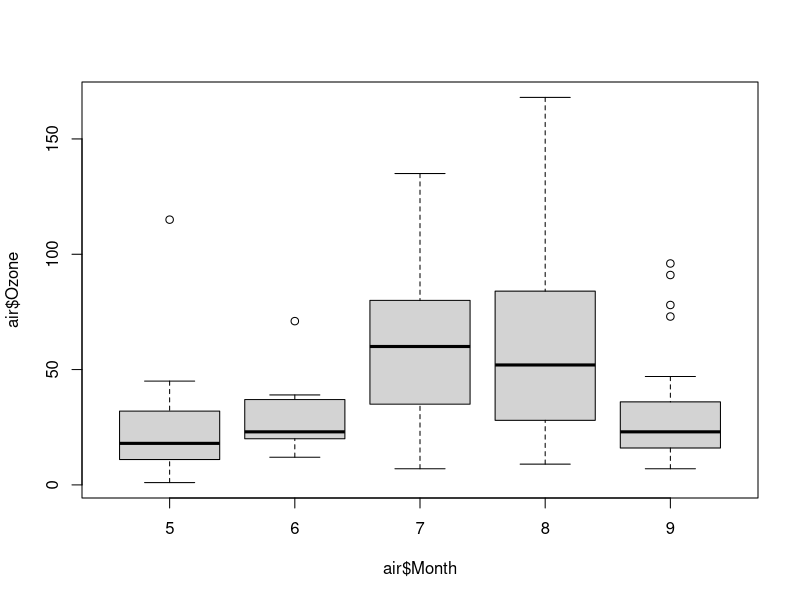
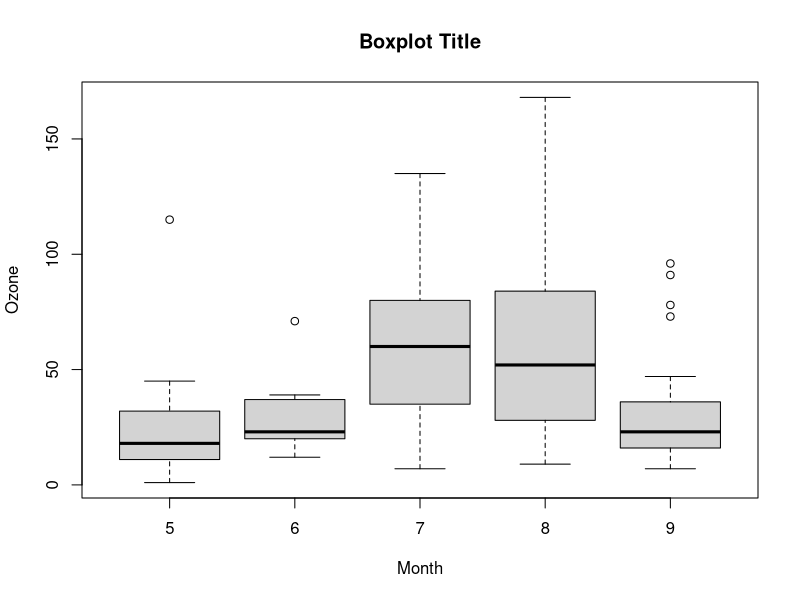
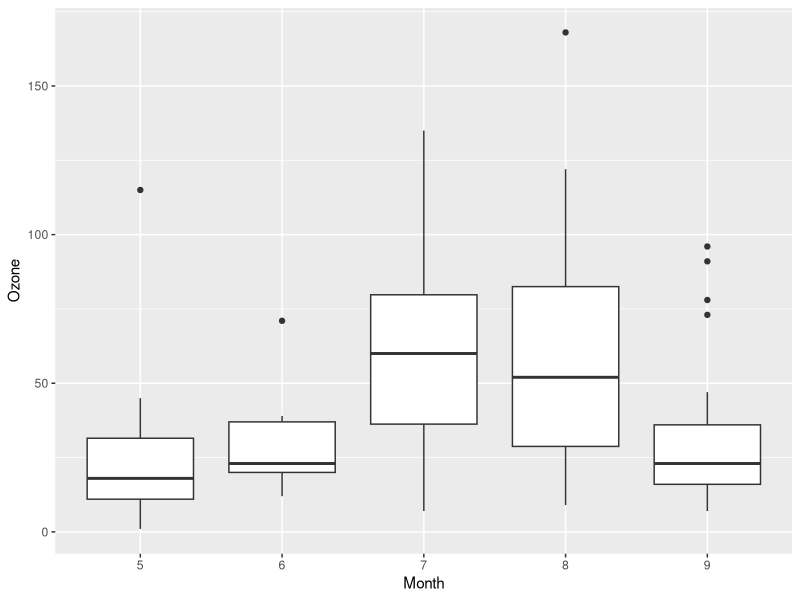
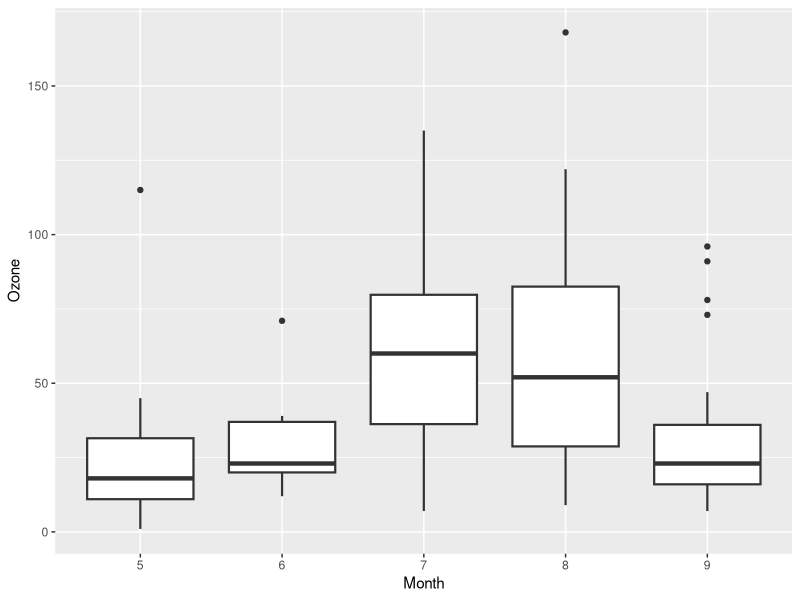

Recreate these plots in R, in order. (Note: this script raises an error after producing the figures.)
#load data, in this case using example data from R
air<-airquality
#add another categorical variable to the data
air$Temp_cat<-air$Temp<75

#most basic boxplot by group
boxplot(air$Ozone~air$Month)
#basic boxplot with labels
boxplot(air$Ozone~air$Month, main='Boxplot Title', xlab='Month', ylab='Ozone')



library(ggplot2)

# ggplot needs all factors to be defined as factors
air$Month<-as.factor(air$Month)

# most basic ggplot boxplot by group
ggplot(data=air, aes(y=Ozone, x=Month)) + geom_boxplot()
# make outines thicker
ggplot(air, aes(x = Month, y = Ozone))+geom_boxplot(size = .75)
# plot jittered points on top of boxplots
ggplot(qhest, aes(x = Q10_6, y = age))+geom_boxplot(size = .75) +geom_jitter(alpha = .5)
# color coded
ggplot(data=air, aes(y=Ozone, x=Month, fill=Month)) + geom_boxplot()
# choose your own colors
ggplot(data=air, aes(y=Ozone, x=Month, fill=Month)) + geom_boxplot()+
  scale_fill_manual(values=c('#f6546a','#c0d6e4','#088da5','#fa8072','#40e0d0'))
# add or change labels
ggplot(data=air, aes(y=Ozone, x=Month, fill=Month)) + geom_boxplot()+
  labs(title="Plot of Ozone across Months", y = "Ozone (ppb)") 
# change legend location
ggplot(data=air, aes(y=Ozone, x=Month, fill=Month)) + geom_boxplot()+
  theme(legend.position="bottom")
# delete legend
ggplot(data=air, aes(y=Ozone, x=Month, fill=Month)) + geom_boxplot()+
  theme(legend.position="none")
# change size of all font
ggplot(data=air, aes(y=Ozone, x=Month, fill=Month)) + geom_boxplot()+
  theme(legend.position="none",text = element_text(size = 24))
# change angle of font
ggplot(data=air, aes(y=Ozone, x=Month, fill=Month)) + geom_boxplot()+
  theme(legend.position="none",text = element_text(size = 24, angle=45))


# add in another factor
ggplot(data=air, aes(y=Ozone, x=Month, fill=Temp_cat)) + geom_boxplot()
# to change factor labels, you have to change the factor levels in the dataset
str(air$Temp_cat)
air$Temp_cat<-factor(air$Temp_cat,c('TRUE','FALSE'))
levels(air$Temp_cat)<-c('Low','High')
ggplot(data=air, aes(y=Ozone, x=Month, fill=Temp_cat)) + geom_boxplot()

# add in the number of observations per group
cts <- merge(aggregate(Ozone ~ Temp_cat + Month, air, length), 
             aggregate(Ozone ~ Temp_cat+ Month, air,median), 
             by=c("Temp_cat", "Month"))
names(cts) <- c("Temp_cat", "Month", 'count',"Ozone")
cts$count<-paste('n =',as.character(cts$count))
ggplot(data=air, aes(y=Ozone, x=Month, fill=Temp_cat)) + geom_boxplot()+
  geom_text(data = cts, aes(label=count), position=position_dodge(width=.75), vjust=-.65, colour='Black', size=3)
# vjust changes the vertical position of the text

